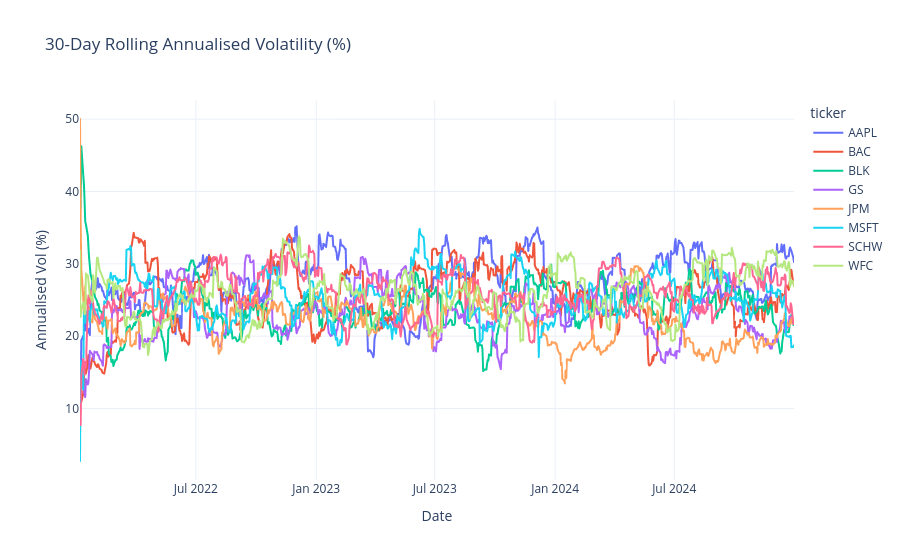

This figure's notebook cell:
### Code cell
# ── 3. Rolling Volatility ─────────────────────────────────────────────────
con.execute("""
    CREATE OR REPLACE TABLE rolling_volatility AS
    SELECT
        price_date, ticker, sector, close_price,
        ROUND(
            STDDEV(daily_return_pct / 100)
                OVER (PARTITION BY ticker ORDER BY price_date
                      ROWS BETWEEN 29 PRECEDING AND CURRENT ROW)
            * SQRT(252) * 100
        , 4) AS vol_30d_ann_pct,
        ROUND(
            STDDEV(daily_return_pct / 100)
                OVER (PARTITION BY ticker ORDER BY price_date
                      ROWS BETWEEN 251 PRECEDING AND CURRENT ROW)
            * SQRT(252) * 100
        , 4) AS vol_252d_ann_pct
    FROM daily_returns
    WHERE daily_return_pct IS NOT NULL
    ORDER BY ticker, price_date
""")

vol_df = con.execute('SELECT * FROM rolling_volatility WHERE vol_30d_ann_pct IS NOT NULL').df()

fig = px.line(
    vol_df, x='price_date', y='vol_30d_ann_pct', color='ticker',
    title='30-Day Rolling Annualised Volatility (%)',
    labels={'vol_30d_ann_pct': 'Annualised Vol (%)', 'price_date': 'Date'},
    template='plotly_white'
)
fig.show()

### Figure 1 — Plotly figure (JSON) as saved in the notebook; plotly's stock layout.template omitted (floating-point values rounded to 4 significant figures; data arrays with more than 128 entries replaced by an {"elided": "..."} marker saying what was removed)
{"data": [{"hovertemplate": "ticker=AAPL<br>Date=%{x}<br>Annualised Vol (%)=%{y}<extra></extra>", "legendgroup": "AAPL", "line": {"color": "#636efa", "dash": "solid"}, "marker": {"symbol": "circle"}, "mode": "lines", "name": "AAPL", "showlegend": true, "type": "scattergl", "x": {"elided": "780 str values"}, "xaxis": "x", "y": {"elided": "780 float values"}, "yaxis": "y"}, {"hovertemplate": "ticker=BAC<br>Date=%{x}<br>Annualised Vol (%)=%{y}<extra></extra>", "legendgroup": "BAC", "line": {"color": "#EF553B", "dash": "solid"}, "marker": {"symbol": "circle"}, "mode": "lines", "name": "BAC", "showlegend": true, "type": "scattergl", "x": {"elided": "780 str values"}, "xaxis": "x", "y": {"elided": "780 float values"}, "yaxis": "y"}, {"hovertemplate": "ticker=BLK<br>Date=%{x}<br>Annualised Vol (%)=%{y}<extra></extra>", "legendgroup": "BLK", "line": {"color": "#00cc96", "dash": "solid"}, "marker": {"symbol": "circle"}, "mode": "lines", "name": "BLK", "showlegend": true, "type": "scattergl", "x": {"elided": "780 str values"}, "xaxis": "x", "y": {"elided": "780 float values"}, "yaxis": "y"}, {"hovertemplate": "ticker=GS<br>Date=%{x}<br>Annualised Vol (%)=%{y}<extra></extra>", "legendgroup": "GS", "line": {"color": "#ab63fa", "dash": "solid"}, "marker": {"symbol": "circle"}, "mode": "lines", "name": "GS", "showlegend": true, "type": "scattergl", "x": {"elided": "780 str values"}, "xaxis": "x", "y": {"elided": "780 float values"}, "yaxis": "y"}, {"hovertemplate": "ticker=JPM<br>Date=%{x}<br>Annualised Vol (%)=%{y}<extra></extra>", "legendgroup": "JPM", "line": {"color": "#FFA15A", "dash": "solid"}, "marker": {"symbol": "circle"}, "mode": "lines", "name": "JPM", "showlegend": true, "type": "scattergl", "x": {"elided": "780 str values"}, "xaxis": "x", "y": {"elided": "780 float values"}, "yaxis": "y"}, {"hovertemplate": "ticker=MSFT<br>Date=%{x}<br>Annualised Vol (%)=%{y}<extra></extra>", "legendgroup": "MSFT", "line": {"color": "#19d3f3", "dash": "solid"}, "marker": {"symbol": "circle"}, "mode": "lines", "name": "MSFT", "showlegend": true, "type": "scattergl", "x": {"elided": "780 str values"}, "xaxis": "x", "y": {"elided": "780 float values"}, "yaxis": "y"}, {"hovertemplate": "ticker=SCHW<br>Date=%{x}<br>Annualised Vol (%)=%{y}<extra></extra>", "legendgroup": "SCHW", "line": {"color": "#FF6692", "dash": "solid"}, "marker": {"symbol": "circle"}, "mode": "lines", "name": "SCHW", "showlegend": true, "type": "scattergl", "x": {"elided": "780 str values"}, "xaxis": "x", "y": {"elided": "780 float values"}, "yaxis": "y"}, {"hovertemplate": "ticker=WFC<br>Date=%{x}<br>Annualised Vol (%)=%{y}<extra></extra>", "legendgroup": "WFC", "line": {"color": "#B6E880", "dash": "solid"}, "marker": {"symbol": "circle"}, "mode": "lines", "name": "WFC", "showlegend": true, "type": "scattergl", "x": {"elided": "780 str values"}, "xaxis": "x", "y": {"elided": "780 float values"}, "yaxis": "y"}], "layout": {"legend": {"title": {"text": "ticker"}, "tracegroupgap": 0}, "title": {"text": "30-Day Rolling Annualised Volatility (%)"}, "xaxis": {"anchor": "y", "domain": [0, 1], "title": {"text": "Date"}}, "yaxis": {"anchor": "x", "domain": [0, 1], "title": {"text": "Annualised Vol (%)"}}}}
